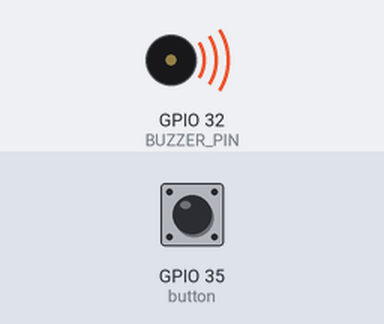
The sketch below on a simulated ESP32. On the bench: buzzer (waves = sounding). The inputs (shaded band) are chosen by the test bench; at power-on: GPIO 35 (button) HIGH.

Above: at 0.12 s.
Timing chart, 0 to 3.0 s (numbered marks = the images above):
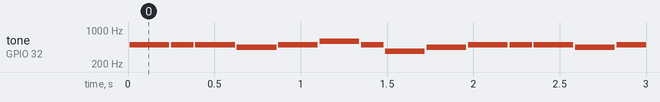

Measured:
- by itself, tone on GPIO 32 (BUZZER_PIN): plays 494 Hz for 0.23 s, 494 Hz for 0.13 s, 494 Hz for 0.23 s, 440 Hz for 0.23 s, 494 Hz for 0.23 s, 587 Hz for 0.23 s … (598 notes in this stretch)

The sketch:

buzzer.ino
```cpp
#include <Arduino.h>

#define BUZZER_PIN 32
#define button 35

//ใช้ Octave ที่ 5 (A,B ใช้ Octave ที่ 4)
//B B BA B D B F#A
//B B BA B F E DA
const int GiornoNotes[] = {494, 494, 494, 440, 494, 587.5, 494, 370, 440, 494, 494, 494, 440, 494, 698.5, 659.5, 587.5, 440};
const int GiornoDurations[] = {225, 225, 125, 225, 225, 225, 225, 125, 225, 225, 225, 125, 225, 225, 225, 225, 125, 225};

volatile int noteIndex = 0;
volatile bool playingNote = false;
int i = 0 ;

hw_timer_t *timer = NULL;

void IRAM_ATTR onTimer() {
  static unsigned long previousMillis = 0;
  unsigned long currentMillis = millis();

  if (!playingNote) {
    int frequency = GiornoNotes[noteIndex];
    int duration = GiornoDurations[noteIndex];

    if (frequency == 0) {
      delay(duration);  // Pause between notes
    } else {
      tone(BUZZER_PIN, frequency);
      playingNote = true;
      previousMillis = currentMillis;
    }

    noteIndex = (noteIndex + 1) % (sizeof(GiornoNotes) / sizeof(GiornoNotes[0]));  // Move to the next note
  }

  if (playingNote && (currentMillis - previousMillis >= GiornoDurations[noteIndex])) {
    noTone(BUZZER_PIN);
    playingNote = false;
  }
}

void IRAM_ATTR IO_INT_ISR()
{
  // Speed
  i=((i+1)%5);
  switch (i) {
  case 0:  timerAlarmWrite(timer, 10000, true);
        break;
  case 1:  timerAlarmWrite(timer, 1000, true);
        break;
  case 2:  timerAlarmWrite(timer, 100, true);
        break;
  case 3:  timerAlarmWrite(timer, 100000, true);
        break;
  case 4:  timerAlarmWrite(timer, 500000, true);
        break;
  }
  timerAlarmEnable(timer);
}

void setup() {
  pinMode(BUZZER_PIN, OUTPUT);
  pinMode(button, INPUT_PULLUP);
  attachInterrupt(button, IO_INT_ISR,FALLING);
  timer = timerBegin(0, 80, true);
  timerAttachInterrupt(timer, &onTimer, true);
  timerAlarmWrite(timer, 10000, true);
  timerAlarmEnable(timer);
}

void loop() {

}
```
